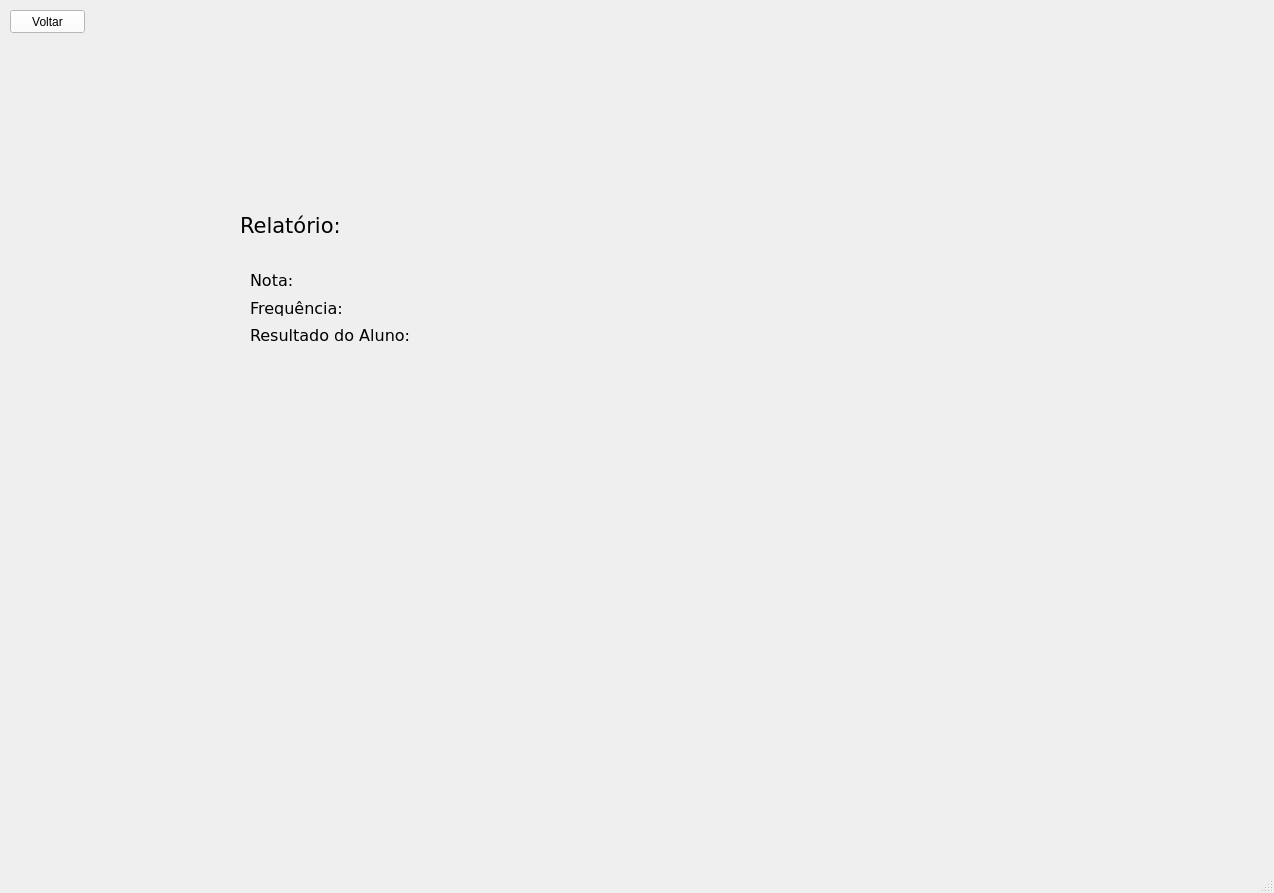
<?xml version="1.0" encoding="UTF-8"?>
<ui version="4.0">
 <class>MainWindow</class>
 <widget class="QMainWindow" name="MainWindow">
  <property name="geometry">
   <rect>
    <x>0</x>
    <y>0</y>
    <width>1274</width>
    <height>893</height>
   </rect>
  </property>
  <property name="windowTitle">
   <string>MainWindow</string>
  </property>
  <widget class="QWidget" name="centralwidget">
   <widget class="QLabel" name="labelTitulo">
    <property name="geometry">
     <rect>
      <x>240</x>
      <y>215</y>
      <width>111</width>
      <height>21</height>
     </rect>
    </property>
    <property name="font">
     <font>
      <family>Verdana</family>
      <pointsize>16</pointsize>
     </font>
    </property>
    <property name="text">
     <string>Relatório: </string>
    </property>
   </widget>
   <widget class="QLabel" name="labelFundo">
    <property name="geometry">
     <rect>
      <x>-40</x>
      <y>-30</y>
      <width>1291</width>
      <height>1191</height>
     </rect>
    </property>
    <property name="text">
     <string/>
    </property>
    <property name="pixmap">
     <pixmap>../../../Imagens/Saved Pictures/imgFundoRelatorio.jpg</pixmap>
    </property>
    <property name="scaledContents">
     <bool>true</bool>
    </property>
   </widget>
   <widget class="QLabel" name="labelNota">
    <property name="geometry">
     <rect>
      <x>250</x>
      <y>270</y>
      <width>371</width>
      <height>20</height>
     </rect>
    </property>
    <property name="font">
     <font>
      <family>Verdana</family>
      <pointsize>12</pointsize>
     </font>
    </property>
    <property name="text">
     <string>Nota:  </string>
    </property>
   </widget>
   <widget class="QLabel" name="labelFrequencia">
    <property name="geometry">
     <rect>
      <x>250</x>
      <y>300</y>
      <width>391</width>
      <height>16</height>
     </rect>
    </property>
    <property name="font">
     <font>
      <family>Verdana</family>
      <pointsize>12</pointsize>
     </font>
    </property>
    <property name="text">
     <string>Frequência:  </string>
    </property>
   </widget>
   <widget class="QLabel" name="labelResultado">
    <property name="geometry">
     <rect>
      <x>250</x>
      <y>325</y>
      <width>401</width>
      <height>21</height>
     </rect>
    </property>
    <property name="font">
     <font>
      <family>Verdana</family>
      <pointsize>12</pointsize>
     </font>
    </property>
    <property name="text">
     <string>Resultado do Aluno:  </string>
    </property>
   </widget>
   <widget class="QPushButton" name="pushButtonVoltar">
    <property name="geometry">
     <rect>
      <x>10</x>
      <y>10</y>
      <width>75</width>
      <height>23</height>
     </rect>
    </property>
    <property name="styleSheet">
     <string notr="true">background-color: rgb(255, 255, 255);</string>
    </property>
    <property name="text">
     <string>Voltar</string>
    </property>
   </widget>
   <zorder>labelFundo</zorder>
   <zorder>labelTitulo</zorder>
   <zorder>labelNota</zorder>
   <zorder>labelFrequencia</zorder>
   <zorder>labelResultado</zorder>
   <zorder>pushButtonVoltar</zorder>
  </widget>
  <widget class="QMenuBar" name="menubar">
   <property name="geometry">
    <rect>
     <x>0</x>
     <y>0</y>
     <width>1274</width>
     <height>21</height>
    </rect>
   </property>
  </widget>
  <widget class="QStatusBar" name="statusbar"/>
 </widget>
 <resources/>
 <connections/>
</ui>
